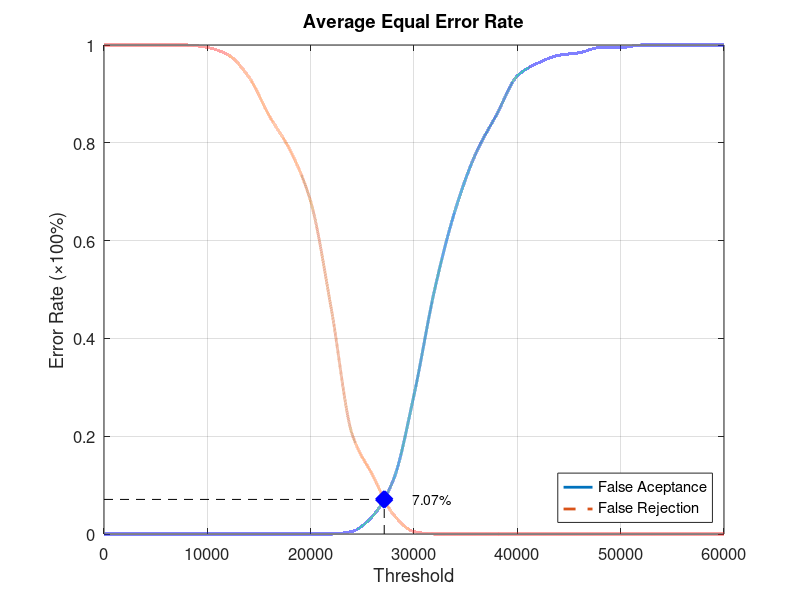
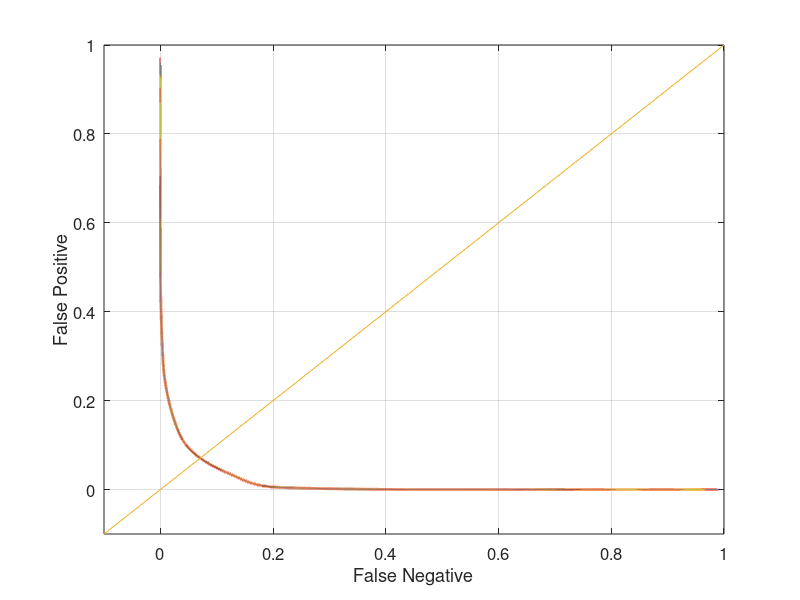

The MATLAB script that drew these images, in order:
function yEER = Database3_1
close all;
clear;
clc;
x = 0:2000:60000;
xq = 0:0.5:60000;

y0 = [0 0 0 0 0 0 0 0 0 0 0 0 0.00526316 0.0368421 0.110526 0.284211 0.5 0.663158 0.778947 0.857895 0.936842 0.963158 0.978947 0.984211 0.994737 0.994737 1 1 1 1 1];
yy0 = interp1(x, y0, xq, 'pchip');
y1 = [1 1 1 1 1 0.995 0.98 0.935 0.855 0.785 0.68 0.46 0.205 0.12 0.04 0.005 0 0 0 0 0 0 0 0 0 0 0 0 0 0 0];
yy1 = interp1(x, y1, xq, 'pchip');

% Calculating EER: 
y2 = abs(y0 - y1);
find(y2 == min(y2))
yy2 = abs(yy0 - yy1);
xEER = find(yy2 == min(yy2));
xEERIndex = xq(xEER) % X-axis EER
yEER = yy0(xEER) % Y-axis EER

main = figure
plot(xq, yy0,'-','LineWidth', 2);	hold on
plot(xq, yy1,'--','LineWidth', 2);	hold on
plot([xEERIndex xEERIndex], [0 yEER], 'k--');	hold on
plot([0 xEERIndex], [yEER yEER], 'k--');	hold on
plot(xEERIndex, yEER, 'bx', 'LineWidth', 10);	hold on
text(xEERIndex + 10 * xEERIndex / 100, yEER, [num2str(round((10000 * yEER)) / 100) '%'])
legend('False Aceptance', 'False Rejection', 'Location', 'SouthEast')
xlabel('Threshold')
ylabel('Error Rate (\times100%)')
title('Average Equal Error Rate')
set(gca, 'FontSize', 12)
axis([0 60000 0 1])
grid on

print(main, 'Database3_1Main', '-dpng');
FNRxFPR = figure('Color', [1 1 1]);
plot(yy1, yy0, '-', yy1, yy0, 'LineWidth', 2);
hold on
y = -0.1:0.1:1
plot(y, y); 
set(gca, 'FontSize', 12)
xlabel('False Negative')
ylabel('False Positive')
axis([-0.1 1 -0.1 1])
set(gca, 'FontSize', 12)
grid on

print(FNRxFPR, 'Database3_1FNRxFPR','-dpng');
end
